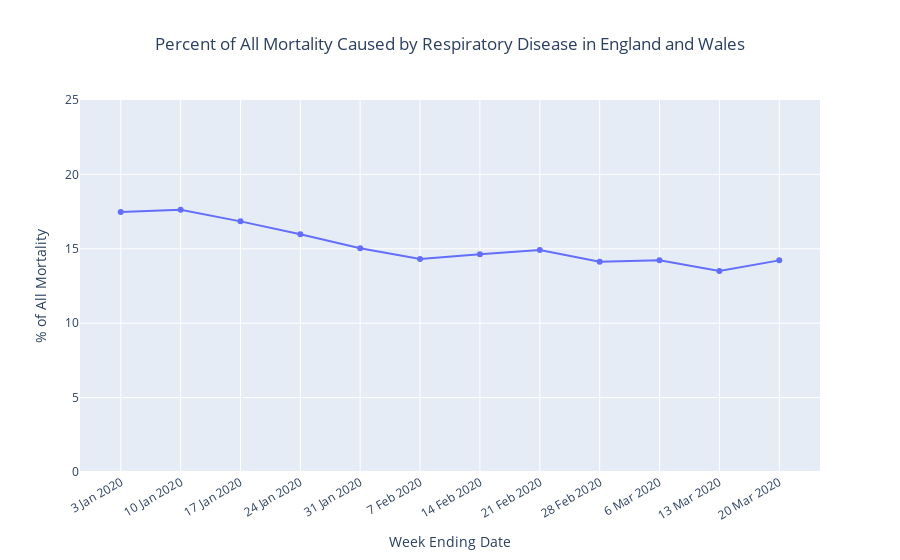

Notebook code for this chart:
### Code cell
weeks = ['3 Jan 2020', '10 Jan 2020', '17 Jan 2020', '24 Jan 2020', '31 Jan 2020', 
         '7 Feb 2020', '14 Feb 2020', '21 Feb 2020', '28 Feb 2020', '6 Mar 2020', '13 Mar 2020',
         '20 Mar 2020']
all_mortality = np.array([12254, 14058, 12990, 11856, 11612, 10986, 10944, 10841, 10816, 
                          10895, 11019, 10645], 
                         dtype=np.float)
rep_deaths = np.array([2141, 2477, 2188, 1894, 1746, 1572, 1602, 1618, 1529, 1551, 1488, 1514], dtype=np.float)

fig = go.Figure()

fig.add_trace(go.Scatter(x=weeks, y=np.multiply(rep_deaths/all_mortality, 100), fill=None,
                    mode= 'lines+markers', name='Percent of All Mortality Caused by Respiratory Disease'
                        ))

fig.update_layout(title={'text': 'Percent of All Mortality Caused by Respiratory Disease in England and Wales', 'xanchor': 'center', 'x': 0.5}, 
                  xaxis_title='Week Ending Date',
                  yaxis_title='% of All Mortality',
                  yaxis_range=(0, 25), 
                  xaxis = dict(tickangle=-30))#,
                  #annotations=[dict(x='10 Jan 2020', y=14058, text='Peak All Cause Mortality', showarrow=True)])

fig.write_html("html/resp_mortality.html")
fig.show()

### Figure 1 — Plotly figure (JSON) as saved in the notebook; plotly's stock layout.template omitted (floating-point values rounded to 4 significant figures)
{"data": [{"mode": "lines+markers", "name": "Percent of All Mortality Caused by Respiratory Disease", "type": "scatter", "x": ["3 Jan 2020", "10 Jan 2020", "17 Jan 2020", "24 Jan 2020", "31 Jan 2020", "7 Feb 2020", "14 Feb 2020", "21 Feb 2020", "28 Feb 2020", "6 Mar 2020", "13 Mar 2020", "20 Mar 2020"], "y": [17.47, 17.62, 16.84, 15.98, 15.04, 14.31, 14.64, 14.92, 14.14, 14.24, 13.5, 14.22]}], "layout": {"autosize": true, "title": {"text": "Percent of All Mortality Caused by Respiratory Disease in England and Wales", "x": 0.5, "xanchor": "center"}, "xaxis": {"autorange": true, "range": [-0.6825, 11.68], "tickangle": -30, "title": {"text": "Week Ending Date"}, "type": "category"}, "yaxis": {"range": [0, 25], "title": {"text": "% of All Mortality"}, "type": "linear"}}}
